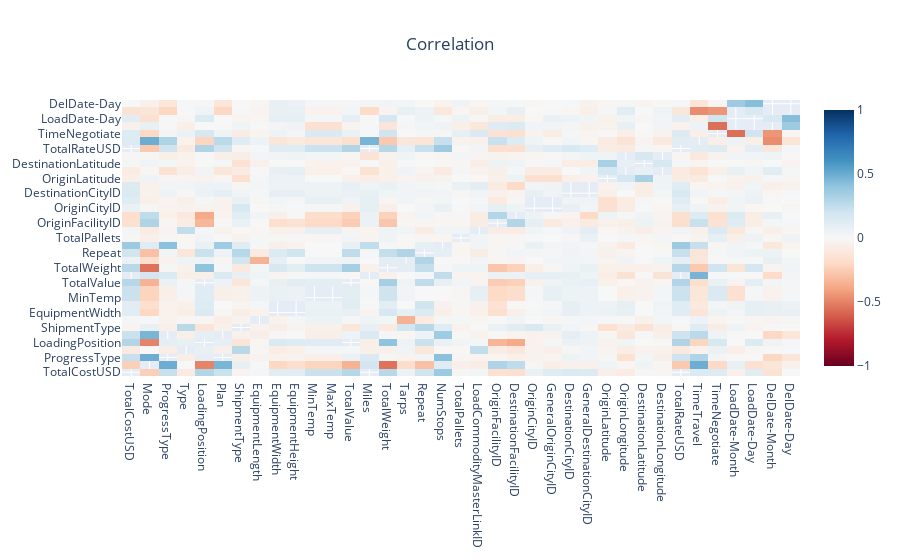
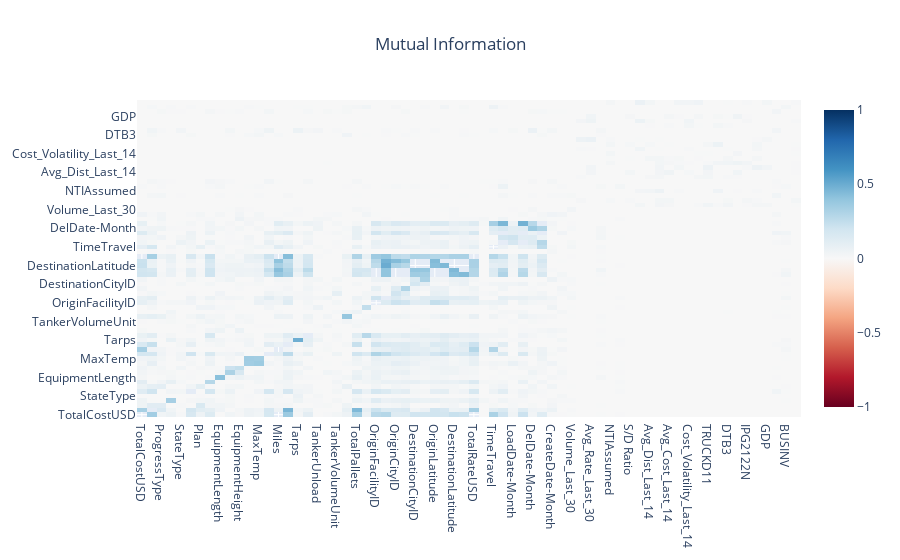
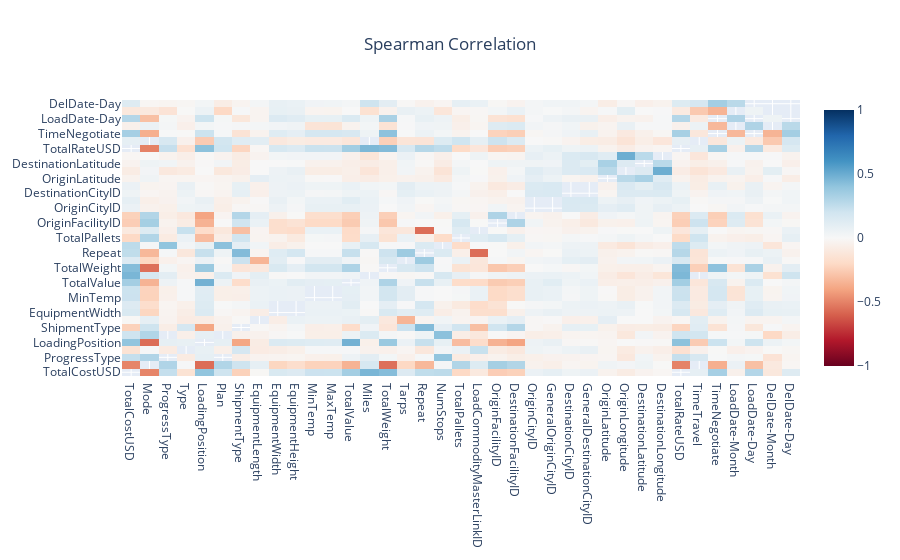

Notebook code for these charts, in order:
### Markdown cell above
## Data Analyzing

### Code cell
df = data_exp.load_data('./data/coyote_0731_1000.xlsx', parse_dates=False, index_col=False)
da = DataAnalysis(df,'TotalUSD')
da.correlation_analysis()

### Figure 1 — Plotly figure (JSON) as saved in the notebook; plotly's stock layout.template omitted (floating-point values rounded to 4 significant figures; data arrays with more than 128 entries replaced by an {"elided": "..."} marker saying what was removed)
{"data": [{"colorscale": [[0, "rgb(103,0,31)"], [0.1, "rgb(178,24,43)"], [0.2, "rgb(214,96,77)"], [0.3, "rgb(244,165,130)"], [0.4, "rgb(253,219,199)"], [0.5, "rgb(247,247,247)"], [0.6, "rgb(209,229,240)"], [0.7, "rgb(146,197,222)"], [0.8, "rgb(67,147,195)"], [0.9, "rgb(33,102,172)"], [1, "rgb(5,48,97)"]], "type": "heatmap", "x": ["TotalCostUSD", "Mode", "ProgressType", "Type", "LoadingPosition", "Plan", "ShipmentType", "EquipmentLength", "EquipmentWidth", "EquipmentHeight", "MinTemp", "MaxTemp", "TotalValue", "Miles", "TotalWeight", "Tarps", "Repeat", "NumStops", "TotalPallets", "LoadCommodityMasterLinkID", "OriginFacilityID", "DestinationFacilityID", "OriginCityID", "GeneralOriginCityID", "DestinationCityID", "GeneralDestinationCityID", "OriginLatitude", "OriginLongitude", "DestinationLatitude", "DestinationLongitude", "TotalRateUSD", "TimeTravel", "TimeNegotiate", "LoadDate-Month", "LoadDate-Day", "DelDate-Month", "DelDate-Day"], "y": ["TotalCostUSD", "Mode", "ProgressType", "Type", "LoadingPosition", "Plan", "ShipmentType", "EquipmentLength", "EquipmentWidth", "EquipmentHeight", "MinTemp", "MaxTemp", "TotalValue", "Miles", "TotalWeight", "Tarps", "Repeat", "NumStops", "TotalPallets", "LoadCommodityMasterLinkID", "OriginFacilityID", "DestinationFacilityID", "OriginCityID", "GeneralOriginCityID", "DestinationCityID", "GeneralDestinationCityID", "OriginLatitude", "OriginLongitude", "DestinationLatitude", "DestinationLongitude", "TotalRateUSD", "TimeTravel", "TimeNegotiate", "LoadDate-Month", "LoadDate-Day", "DelDate-Month", "DelDate-Day"], "z": {"elided": "37x37 float values"}, "zmax": 1, "zmin": -1}], "layout": {"title": {"text": "Correlation", "x": 0.5}}}

### Figure 2 — Plotly figure (JSON) as saved in the notebook; plotly's stock layout.template omitted (floating-point values rounded to 4 significant figures; data arrays with more than 128 entries replaced by an {"elided": "..."} marker saying what was removed)
{"data": [{"colorscale": [[0, "rgb(103,0,31)"], [0.1, "rgb(178,24,43)"], [0.2, "rgb(214,96,77)"], [0.3, "rgb(244,165,130)"], [0.4, "rgb(253,219,199)"], [0.5, "rgb(247,247,247)"], [0.6, "rgb(209,229,240)"], [0.7, "rgb(146,197,222)"], [0.8, "rgb(67,147,195)"], [0.9, "rgb(33,102,172)"], [1, "rgb(5,48,97)"]], "type": "heatmap", "x": ["TotalCostUSD", "Mode", "ProgressType", "Type", "StateType", "LoadingPosition", "Plan", "ShipmentType", "EquipmentLength", "EquipmentWidth", "EquipmentHeight", "MinTemp", "MaxTemp", "TotalValue", "Miles", "TotalWeight", "Tarps", "Repeat", "TankerUnload", "TankerVolume", "TankerVolumeUnit", "NumStops", "TotalPallets", "LoadCommodityMasterLinkID", "OriginFacilityID", "DestinationFacilityID", "OriginCityID", "GeneralOriginCityID", "DestinationCityID", "GeneralDestinationCityID", "OriginLatitude", "OriginLongitude", "DestinationLatitude", "DestinationLongitude", "TotalRateUSD", "CommodityID", "TimeTravel", "TimeNegotiate", "LoadDate-Month", "LoadDate-Day", "DelDate-Month", "DelDate-Day", "CreateDate-Month", "CreateDate-Day", "Volume_Last_30", "Avg_Cost_Last_30", "Avg_Rate_Last_30", "NTIBooked", "NTIAssumed", "TenderVolume", "S/D Ratio", "Avg_Weight_Last_14", "Avg_Dist_Last_14", "USD/Mile", "Avg_Cost_Last_14", "Avg_Rate_Last_14", "Cost_Volatility_Last_14", "Rate_Volatility_Last_14", "TRUCKD11", "DJTA", "DTB3", "GASREGW", "IPG2122N", "IPG3361T3S", "GDP", "PPIACO", "BUSINV", "PCU48414841"], "y": ["TotalCostUSD", "Mode", "ProgressType", "Type", "StateType", "LoadingPosition", "Plan", "ShipmentType", "EquipmentLength", "EquipmentWidth", "EquipmentHeight", "MinTemp", "MaxTemp", "TotalValue", "Miles", "TotalWeight", "Tarps", "Repeat", "TankerUnload", "TankerVolume", "TankerVolumeUnit", "NumStops", "TotalPallets", "LoadCommodityMasterLinkID", "OriginFacilityID", "DestinationFacilityID", "OriginCityID", "GeneralOriginCityID", "DestinationCityID", "GeneralDestinationCityID", "OriginLatitude", "OriginLongitude", "DestinationLatitude", "DestinationLongitude", "TotalRateUSD", "CommodityID", "TimeTravel", "TimeNegotiate", "LoadDate-Month", "LoadDate-Day", "DelDate-Month", "DelDate-Day", "CreateDate-Month", "CreateDate-Day", "Volume_Last_30", "Avg_Cost_Last_30", "Avg_Rate_Last_30", "NTIBooked", "NTIAssumed", "TenderVolume", "S/D Ratio", "Avg_Weight_Last_14", "Avg_Dist_Last_14", "USD/Mile", "Avg_Cost_Last_14", "Avg_Rate_Last_14", "Cost_Volatility_Last_14", "Rate_Volatility_Last_14", "TRUCKD11", "DJTA", "DTB3", "GASREGW", "IPG2122N", "IPG3361T3S", "GDP", "PPIACO", "BUSINV", "PCU48414841"], "z": {"elided": "68x68 float values"}, "zmax": 1, "zmin": -1}], "layout": {"title": {"text": "Mutual Information", "x": 0.5}}}

### Figure 3 — Plotly figure (JSON) as saved in the notebook; plotly's stock layout.template omitted (floating-point values rounded to 4 significant figures; data arrays with more than 128 entries replaced by an {"elided": "..."} marker saying what was removed)
{"data": [{"colorscale": [[0, "rgb(103,0,31)"], [0.1, "rgb(178,24,43)"], [0.2, "rgb(214,96,77)"], [0.3, "rgb(244,165,130)"], [0.4, "rgb(253,219,199)"], [0.5, "rgb(247,247,247)"], [0.6, "rgb(209,229,240)"], [0.7, "rgb(146,197,222)"], [0.8, "rgb(67,147,195)"], [0.9, "rgb(33,102,172)"], [1, "rgb(5,48,97)"]], "type": "heatmap", "x": ["TotalCostUSD", "Mode", "ProgressType", "Type", "LoadingPosition", "Plan", "ShipmentType", "EquipmentLength", "EquipmentWidth", "EquipmentHeight", "MinTemp", "MaxTemp", "TotalValue", "Miles", "TotalWeight", "Tarps", "Repeat", "NumStops", "TotalPallets", "LoadCommodityMasterLinkID", "OriginFacilityID", "DestinationFacilityID", "OriginCityID", "GeneralOriginCityID", "DestinationCityID", "GeneralDestinationCityID", "OriginLatitude", "OriginLongitude", "DestinationLatitude", "DestinationLongitude", "TotalRateUSD", "TimeTravel", "TimeNegotiate", "LoadDate-Month", "LoadDate-Day", "DelDate-Month", "DelDate-Day"], "y": ["TotalCostUSD", "Mode", "ProgressType", "Type", "LoadingPosition", "Plan", "ShipmentType", "EquipmentLength", "EquipmentWidth", "EquipmentHeight", "MinTemp", "MaxTemp", "TotalValue", "Miles", "TotalWeight", "Tarps", "Repeat", "NumStops", "TotalPallets", "LoadCommodityMasterLinkID", "OriginFacilityID", "DestinationFacilityID", "OriginCityID", "GeneralOriginCityID", "DestinationCityID", "GeneralDestinationCityID", "OriginLatitude", "OriginLongitude", "DestinationLatitude", "DestinationLongitude", "TotalRateUSD", "TimeTravel", "TimeNegotiate", "LoadDate-Month", "LoadDate-Day", "DelDate-Month", "DelDate-Day"], "z": {"elided": "37x37 float values"}, "zmax": 1, "zmin": -1}], "layout": {"title": {"text": "Spearman Correlation", "x": 0.5}}}
